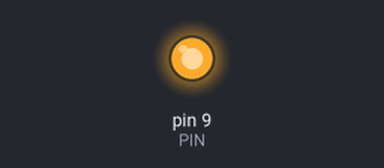
This sketch was run on a simulated Arduino Uno, built with avr-gcc and run on an emulated ATmega328P. Parts: output pins drawn as LEDs (lit = HIGH).

Above: at 0.6 s.
At 38.7 s:
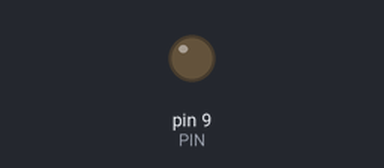
Timing chart, 0 to 99.1 s (numbered marks = the images above):
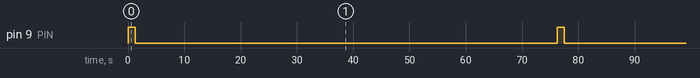

Measured:
- by itself, pin 9 (PIN): alternates HIGH for 1.3 s and LOW for 75.0 s

The sketch:

temperatureTimer.ino
```cpp
int PIN = 9;

void setup() {
    pinMode(PIN, OUTPUT);
}

void loop() {
    digitalWrite(PIN, HIGH);
    delay(1250);
    digitalWrite(PIN, LOW);
    delay(75000);
}
```
